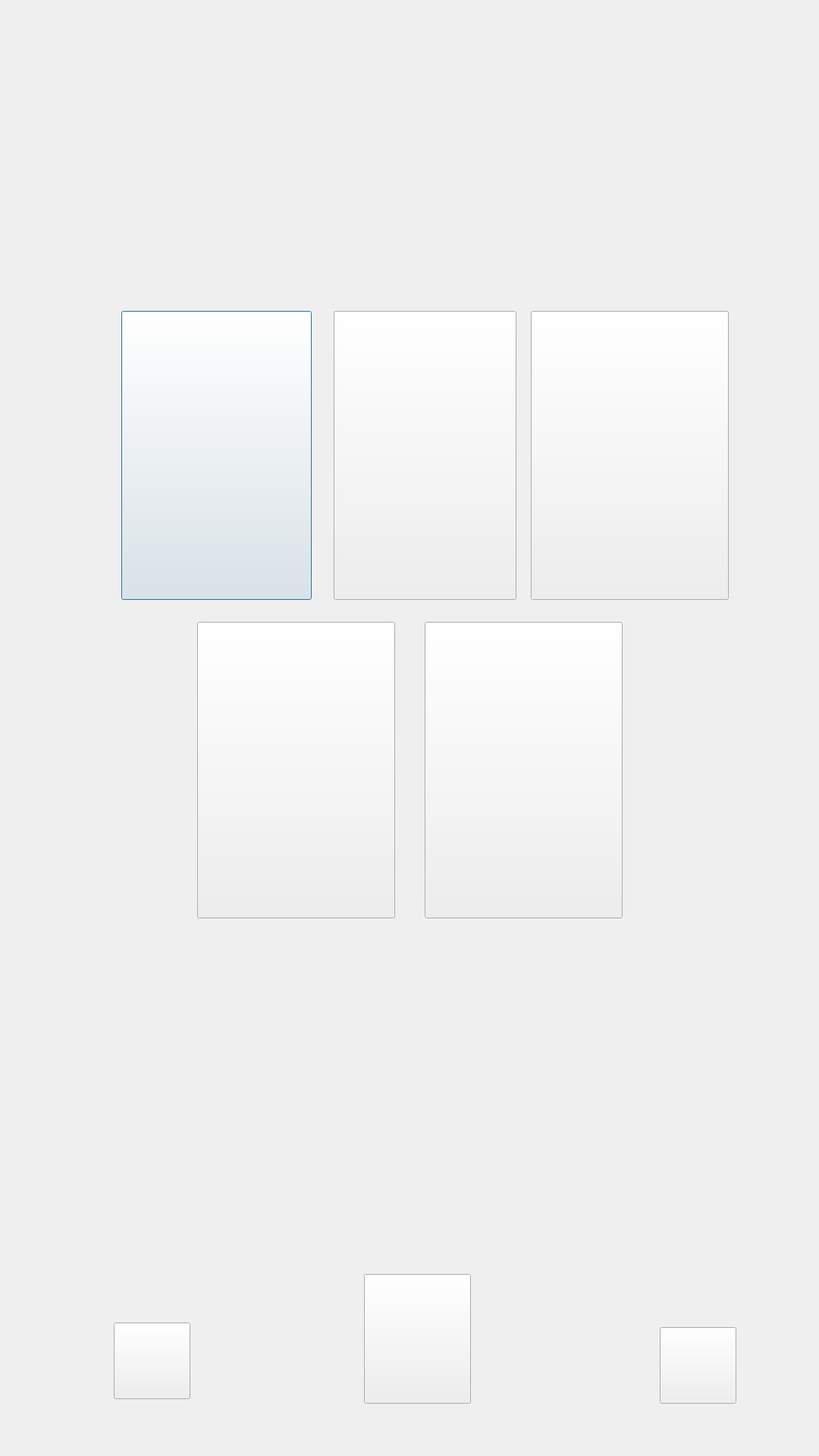
<?xml version="1.0" encoding="UTF-8"?>
<ui version="4.0">
 <class>Dialog</class>
 <widget class="QDialog" name="Dialog">
  <property name="geometry">
   <rect>
    <x>0</x>
    <y>0</y>
    <width>1080</width>
    <height>1920</height>
   </rect>
  </property>
  <property name="sizePolicy">
   <sizepolicy hsizetype="Maximum" vsizetype="Maximum">
    <horstretch>0</horstretch>
    <verstretch>0</verstretch>
   </sizepolicy>
  </property>
  <property name="maximumSize">
   <size>
    <width>6820</width>
    <height>12120</height>
   </size>
  </property>
  <property name="windowTitle">
   <string>Dialog</string>
  </property>
  <widget class="QPushButton" name="all_btn">
   <property name="geometry">
    <rect>
     <x>160</x>
     <y>410</y>
     <width>251</width>
     <height>381</height>
    </rect>
   </property>
   <property name="styleSheet">
    <string notr="true">border-image: url(:/button/하체 전체.png);</string>
   </property>
   <property name="text">
    <string/>
   </property>
  </widget>
  <widget class="QPushButton" name="tip_btn">
   <property name="geometry">
    <rect>
     <x>870</x>
     <y>1750</y>
     <width>101</width>
     <height>101</height>
    </rect>
   </property>
   <property name="styleSheet">
    <string notr="true">border-image: url(:/button/팁버튼.png);</string>
   </property>
   <property name="text">
    <string/>
   </property>
  </widget>
  <widget class="QPushButton" name="back_btn">
   <property name="geometry">
    <rect>
     <x>150</x>
     <y>1744</y>
     <width>101</width>
     <height>101</height>
    </rect>
   </property>
   <property name="styleSheet">
    <string notr="true">border-image: url(:/button/뒤로가기 그룹.png);</string>
   </property>
   <property name="text">
    <string/>
   </property>
  </widget>
  <widget class="QPushButton" name="legout_btn">
   <property name="geometry">
    <rect>
     <x>560</x>
     <y>820</y>
     <width>261</width>
     <height>391</height>
    </rect>
   </property>
   <property name="styleSheet">
    <string notr="true">border-image: url(:/button/외측장근.png);</string>
   </property>
   <property name="text">
    <string/>
   </property>
  </widget>
  <widget class="QPushButton" name="legback_btn">
   <property name="geometry">
    <rect>
     <x>440</x>
     <y>410</y>
     <width>241</width>
     <height>381</height>
    </rect>
   </property>
   <property name="styleSheet">
    <string notr="true">border-image: url(:/button/허벅지 후면.png);</string>
   </property>
   <property name="text">
    <string/>
   </property>
  </widget>
  <widget class="QPushButton" name="legfront_btn">
   <property name="geometry">
    <rect>
     <x>700</x>
     <y>410</y>
     <width>261</width>
     <height>381</height>
    </rect>
   </property>
   <property name="styleSheet">
    <string notr="true">border-image: url(:/button/허벅지 앞면.png);</string>
   </property>
   <property name="text">
    <string/>
   </property>
  </widget>
  <widget class="QPushButton" name="legin_btn">
   <property name="geometry">
    <rect>
     <x>260</x>
     <y>820</y>
     <width>261</width>
     <height>391</height>
    </rect>
   </property>
   <property name="styleSheet">
    <string notr="true">border-image: url(:/button/내전근.png);</string>
   </property>
   <property name="text">
    <string/>
   </property>
  </widget>
  <widget class="QPushButton" name="home_btn">
   <property name="geometry">
    <rect>
     <x>480</x>
     <y>1680</y>
     <width>141</width>
     <height>171</height>
    </rect>
   </property>
   <property name="styleSheet">
    <string notr="true">border-image: url(:/button/홈버튼 그룹.png);</string>
   </property>
   <property name="text">
    <string/>
   </property>
  </widget>
 </widget>
 <resources/>
 <connections/>
</ui>
